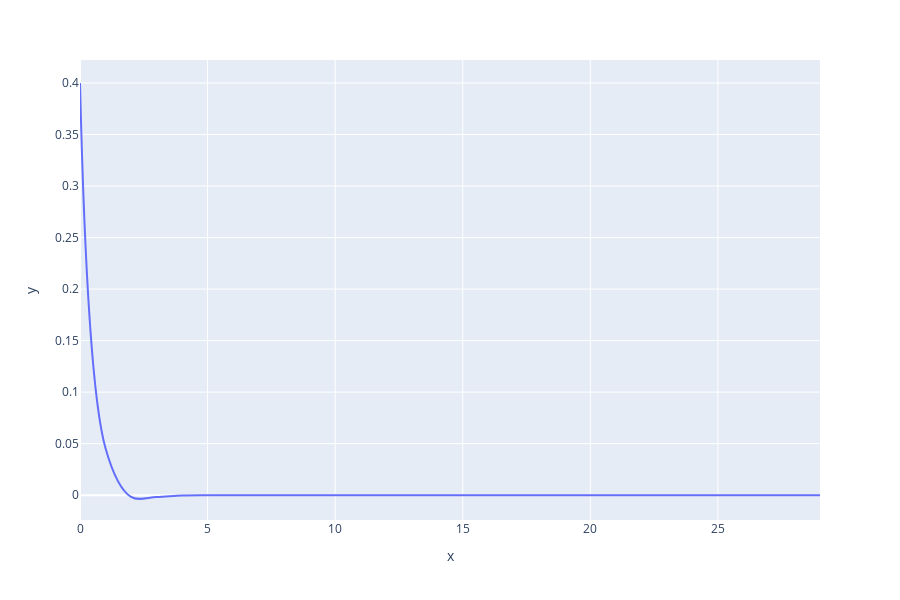

The code cell stored with this chart in its notebook:
### Code cell
#--------------------------------------------------------------------------*
# over-damped harmonic motion 
m = 20   # mass of particel
k = 30   # force applied to particle    m= k*x     x = 1.5
b = 70    # existing resitive force
A = 0.4    # Amplitide 
phi = math.pi  # angular velocity

tau = (2*m) / b     # time constant

w = math.sqrt( (k/m) - (b**2) / ((4*m)**2)) #frequency of oscillation
#--------------------------------------------------------------------------*

import plotly.express as px
data = Motion(w,tau)
px.line(x = [i for i in range(len(data))], y=data, line_shape="spline", render_mode="svg")#range_x=[-10,10], range_y=[-10,10], )

### Figure 1 — Plotly figure (JSON) as saved in the notebook; plotly's stock layout.template omitted (floating-point values rounded to 4 significant figures)
{"data": [{"hoverlabel": {"namelength": 0}, "hovertemplate": "x=%{x}<br>y=%{y}", "legendgroup": "", "line": {"color": "#636efa", "dash": "solid", "shape": "spline"}, "mode": "lines", "name": "", "showlegend": false, "type": "scatter", "x": [0, 1, 2, 3, 4, 5, 6, 7, 8, 9, 10, 11, 12, 13, 14, 15, 16, 17, 18, 19, 20, 21, 22, 23, 24, 25, 26, 27, 28, 29], "xaxis": "x", "y": [0.4, 0.04551, -0.001723, -0.001766, -0.0003499, -2.629e-05, 4.585e-06, 1.837e-06, 2.796e-07, 8.144e-09, -6.589e-09, -1.745e-09, -1.982e-10, 7.609e-12, 7.716e-12, 1.526e-12, 1.143e-13, -2.008e-14, -8.02e-15, -1.219e-15, -3.51e-17, 2.881e-17, 7.616e-18, 8.63e-19, -3.36e-20, -3.371e-20, -6.655e-21, -4.966e-22, 8.797e-23, 3.501e-23], "yaxis": "y"}], "layout": {"height": 600, "legend": {"tracegroupgap": 0}, "margin": {"t": 60}, "xaxis": {"anchor": "y", "domain": [0, 1], "title": {"text": "x"}}, "yaxis": {"anchor": "x", "domain": [0, 1], "title": {"text": "y"}}}}
